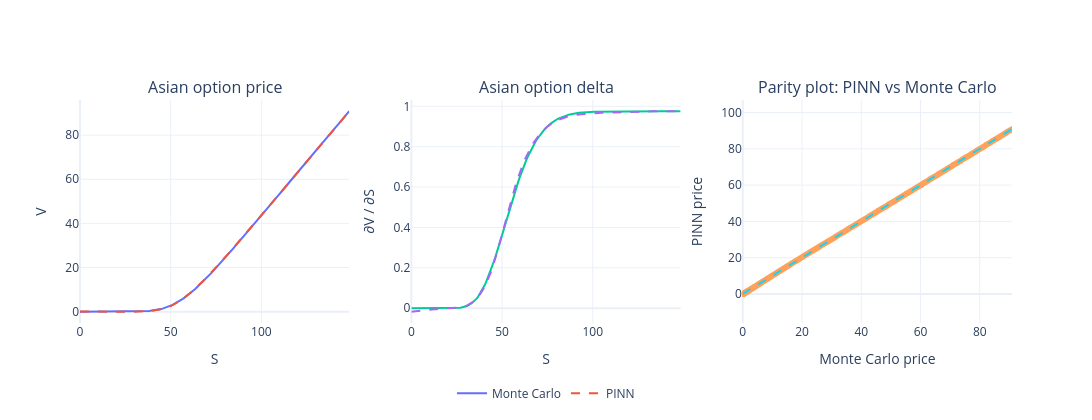

The notebook cell this image was saved under:
### Code cell
S_grid_eval = np.linspace(0, S_max_real, 200)

results = run_full_evaluation(
    model=model,          # PINN già addestrata
    S_grid=S_grid_eval,   # grid su S
    K=K_real,        # strike reale
    r=r_eval,             # risk-free rate
    sigma=sigma_eval,     # volatilità
    T=1.0,                # maturità
    n_steps=252,       # discretizzazione MC
    n_paths=200_000,   # paths MC
    h_delta=1.0,          # bump per delta
)

### Figure 1 — Plotly figure (JSON) as saved in the notebook; plotly's stock layout.template omitted (floating-point values rounded to 4 significant figures; data arrays with more than 128 entries replaced by an {"elided": "..."} marker saying what was removed)
{"data": [{"name": "Monte Carlo", "type": "scatter", "x": {"elided": "200 float values"}, "xaxis": "x", "y": {"elided": "200 float values"}, "yaxis": "y"}, {"line": {"dash": "dash"}, "name": "PINN", "type": "scatter", "x": {"elided": "200 float values"}, "xaxis": "x", "y": {"elided": "200 float values"}, "yaxis": "y"}, {"showlegend": false, "type": "scatter", "x": {"elided": "200 float values"}, "xaxis": "x2", "y": {"elided": "200 float values"}, "yaxis": "y2"}, {"line": {"dash": "dash"}, "showlegend": false, "type": "scatter", "x": {"elided": "200 float values"}, "xaxis": "x2", "y": {"elided": "200 float values"}, "yaxis": "y2"}, {"mode": "markers", "showlegend": false, "type": "scatter", "x": {"elided": "200 float values"}, "xaxis": "x3", "y": {"elided": "200 float values"}, "yaxis": "y3"}, {"line": {"dash": "dash"}, "mode": "lines", "showlegend": false, "type": "scatter", "x": [0, 90.88], "xaxis": "x3", "y": [0, 90.88], "yaxis": "y3"}], "layout": {"annotations": [{"font": {"size": 16}, "showarrow": false, "text": "Asian option price", "x": 0.1444, "xanchor": "center", "xref": "paper", "y": 1, "yanchor": "bottom", "yref": "paper"}, {"font": {"size": 16}, "showarrow": false, "text": "Asian option delta", "x": 0.5, "xanchor": "center", "xref": "paper", "y": 1, "yanchor": "bottom", "yref": "paper"}, {"font": {"size": 16}, "showarrow": false, "text": "Parity plot: PINN vs Monte Carlo", "x": 0.8556, "xanchor": "center", "xref": "paper", "y": 1, "yanchor": "bottom", "yref": "paper"}], "height": 420, "legend": {"orientation": "h", "x": 0.5, "xanchor": "center", "y": -0.25}, "width": 1500, "xaxis": {"anchor": "y", "domain": [0, 0.2889], "title": {"text": "S"}}, "xaxis2": {"anchor": "y2", "domain": [0.3556, 0.6444], "title": {"text": "S"}}, "xaxis3": {"anchor": "y3", "domain": [0.7111, 1], "range": [0, 90.88], "title": {"text": "Monte Carlo price"}}, "yaxis": {"anchor": "x", "domain": [0, 1], "title": {"text": "V"}}, "yaxis2": {"anchor": "x2", "domain": [0, 1], "title": {"text": "∂V / ∂S"}}, "yaxis3": {"anchor": "x3", "domain": [0, 1], "range": [0, 90.88], "scaleanchor": "x", "title": {"text": "PINN price"}}}}
